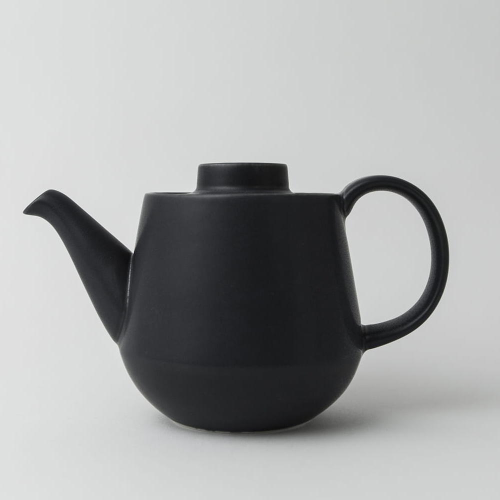
#> input picture HW4/pic2.jpg, 1000 x 1000 px (shown at 1/2 size); its folder holds 3 pictures in this run
$ python 610415145_hw4.py   (older library calls are emulated)
#> lines starting #> are read from the running program, lines starting #| are printed output that depends on the picture
#!/usr/bin/env python
# coding: utf-8

# In[1]:


import numpy as np
import cv2
from matplotlib import pyplot as plt
from scipy.linalg import inv
from scipy.interpolate import RectBivariateSpline
from skimage.util import img_as_float


# In[2]:


def getCircleContour(centre=(0, 0), r=(1, 1), N=200):
    #x = 500 + 500*np.cos(t)
    #y = 500 + 500*np.sin(t)
    #shape=(400, 2)
    t = np.linspace(0, 2 * np.pi, N) # 參數t, [0,2π]
    x = centre[0] + r[0] * np.cos(t)
    y = centre[1] + r[1] * np.sin(t)
    return np.array([x, y]).T


# In[3]:


def sobel(Gaussian_img):
    dx = cv2.Sobel(Gaussian_img, cv2.CV_16S, 1, 0)  # X方向上取一階導數，16位有符號數，卷積核3x3
    dy = cv2.Sobel(Gaussian_img, cv2.CV_16S, 0, 1)
    E = dx**2 + dy**2
    T = np.max([abs(dx), abs(dy)])
    G=E/T
    return G


# In[4]:


def snake_shape_matrix(n,alpha,beta):
    #計算5對角循環矩陣
    a = np.roll(np.eye(n), -1, axis=0)+np.roll(np.eye(n), -1, axis=1) -2*np.eye(n)
    b = np.roll(np.eye(n), -2, axis=0)+np.roll(np.eye(n), -2, axis=1)-4*np.roll(np.eye(n), -1, axis=0) -         4*np.roll(np.eye(n), -1, axis=1)+6*np.eye(n)
    M=-alpha*a + beta*b
    return M


# In[5]:


def writevideo(num):
    h=360
    w=360
    #fourcc = cv2.VideoWriter_fourcc(*'MJPG')
    videowrite = cv2.VideoWriter(r'D:/python/computer_vison/computer_vison/HW4/result.mp4',-1,20,(int(h),int(w)))#-1讓它自己選編號器
    img_array=[None]
    for filename in [r'D:/python/computer_vison/computer_vison/HW4/{0}.jpg'.format(i) for i in range(num)]:
        pltimg = cv2.imread(filename)
        if pltimg is None:
            print(filename + " is error!")
            continue
        img_array.append(pltimg)
    for i in range(num):
        videowrite.write(img_array[i])
    videowrite.release()
    cv2.destroyAllWindows()
    print('successful')


# In[12]:


def active_contour(image, snake, alpha=0.01, beta=0.1,
                   w_line=0, w_edge=1, gamma=0.01,
                   max_px_move=1.0,
                   max_iterations=2500, convergence=0.1):
    initial=snake.copy()
    max_iterations = int(max_iterations)
    convergence_order = 10
    img = img_as_float(image)
    height = img.shape[0]
    width = img.shape[1]
    #找出邊緣
    edge=sobel(img)
    img = w_line*img + w_edge*edge

    # 為平滑度進行插值：
    intp = RectBivariateSpline(np.arange(img.shape[1]), #intp=rect(height,width,)
                               np.arange(img.shape[0]), #x軸和y軸對img.t插值
                               img.T, kx=2, ky=2, s=0)

    x, y = snake[:, 0].astype(float), snake[:, 1].astype(float) #(400,2)
    xsave = np.empty((convergence_order, len(x))) #convergence_order=10
    ysave = np.empty((convergence_order, len(x))) #np.empty=(10,n)隨機矩陣
    n = len(x) #n=400
    A = snake_shape_matrix(n,alpha,beta)
    inv_m =inv(A+gamma*np.eye(n))
    num=0
    for i in range(max_iterations):#圖像能量最小化
        if(i%5==0):
            num_img=str(num)+".jpg"
            arr=np.array([x, y]).T
            fig=plt.figure(figsize=(5, 5))
            plt.imshow(image,cmap="gray")
            plt.plot(arr[:, 0], arr[:, 1],'-g', lw=3)
            plt.plot(initial[:, 0], initial[:, 1], '--b', lw=3)
            plt.savefig(num_img)
            num+=1
            plt.close(fig)
        fx = intp(x, y, dx=1, grid=False)
        fy = intp(x, y, dy=1, grid=False)
        xn = np.dot(inv_m, gamma*x + fx)
        yn = np.dot(inv_m, gamma*y + fy)
        dx = max_px_move*np.tanh(xn-x)
        dy = max_px_move*np.tanh(yn-y)   #tanh激活函數
        x += dx
        y += dy
        x[x<0] = 0
        y[y<0] = 0
        x[x>(height-1)] = height - 1
        y[y>(width-1)] = width - 1
        j = i % (convergence_order+1)
        if j < convergence_order:
            xsave[j, :] = x
            ysave[j, :] = y
        else:#每10次檢查一下收斂了沒
            dist = np.min(np.max(np.abs(xsave-x) +
                                 np.abs(ysave-y), 1))   #np.max(,1)每列最大值
                                                        #np.min()找出得到的列中最小值
            if dist < convergence: #每列最大值中的最小值<0.1收斂
                writevideo(num)
                break

    return np.array([x, y]).T


# In[14]:


src = cv2.imread("pic2.jpg", 0)
#> src: shape (1000, 1000); min 13, max 253, mean 165.1
img = cv2.GaussianBlur(src, (3, 3), 5)
init = getCircleContour((500, 500), (500,500), N=400)
snake = active_contour(img, snake=init, alpha=0.2, beta=0.1, gamma=0.01, w_line=1, w_edge=10)
#> in sobel, `dx = cv2.Sobel(Gaussian_img, cv2.CV_16S, 1, 0)`:
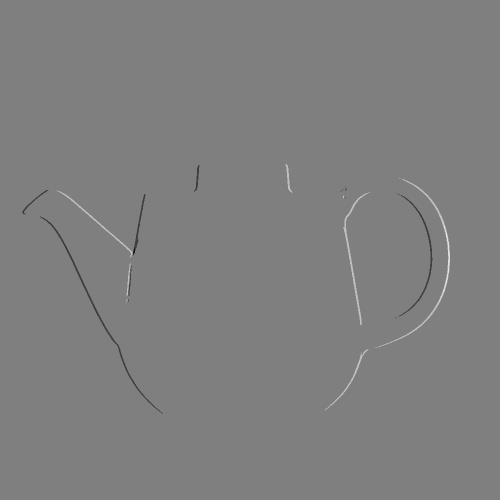
#> dx: shape (1000, 1000) int16 (shown at 1/2 size); min -2, max 2, mean 0.000639; drawn with min black and max white
#> in sobel, `E = dx**2 + dy**2`:
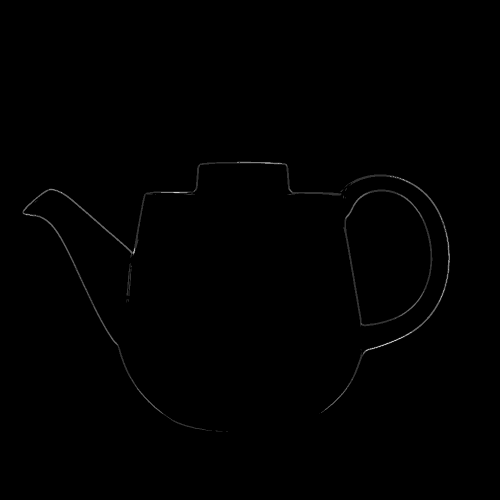
#> E: shape (1000, 1000) int16 (shown at 1/2 size); min 0, max 5, mean 0.0148; drawn with min black and max white
#> in sobel, `T = np.max([abs(dx), abs(dy)])`: T = 2
#> in active_contour, `plt.savefig(num_img)`:
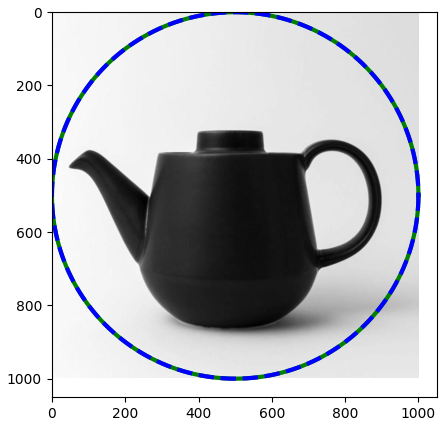
#> figure drawn by matplotlib, 1 panel
#> in active_contour, `fx = intp(x, y, dx=1, grid=False)`: fx = 400 values, max 0.00515 at index 376, min -0.00613 at index 208, mean -5.1e-05
#> in active_contour, `fy = intp(x, y, dy=1, grid=False)`: fy = 400 values, max 0.00544 at index 311, min -0.00524 at index 197, mean 4.83e-05
#> in active_contour, `xn = np.dot(inv_m, gamma*x + fx)`: xn = 400 values, max 997.8 at index 0, min 2.47 at index 200, mean 501.2
#> in active_contour, `xn = np.dot(inv_m, gamma*x + fx)`:
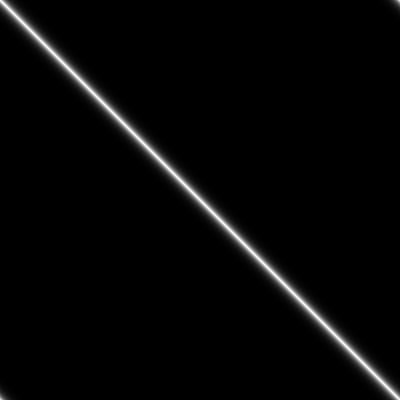
#> inv_m: shape (400, 400) float64; min 5.36e-19, max 10.01, mean 0.25; drawn with min black and max white
#> in active_contour, `yn = np.dot(inv_m, gamma*y + fy)`: yn = 400 values, max 997.5 at index 100, min 2.47 at index 299, mean 500
#> in active_contour, `dx = max_px_move*np.tanh(xn-x)`: dx = 400 values, max 0.986 at index 197, min -0.985 at index 390, mean -0.00471
#> in active_contour, `dy = max_px_move*np.tanh(yn-y)`: dy = 400 values, max 0.998 at index 0, min -0.998 at index 399, mean 7.42e-05
#> in active_contour, `x += dx`: x = 400 values, max 999 at index 0, min 1 at index 200, mean 501.2
#> in active_contour, `y += dy`: y = 400 values, max 999 at index 100, min 0.99 at index 299, mean 500
fig=plt.figure(figsize=(5, 5))
plt.imshow(img,cmap="gray")
plt.plot(snake[:, 0], snake[:, 1],'-g', lw=3)
plt.plot(init[:, 0], init[:, 1], '--b', lw=3)
plt.savefig("result.jpg")
plt.show()


# In[ ]:
